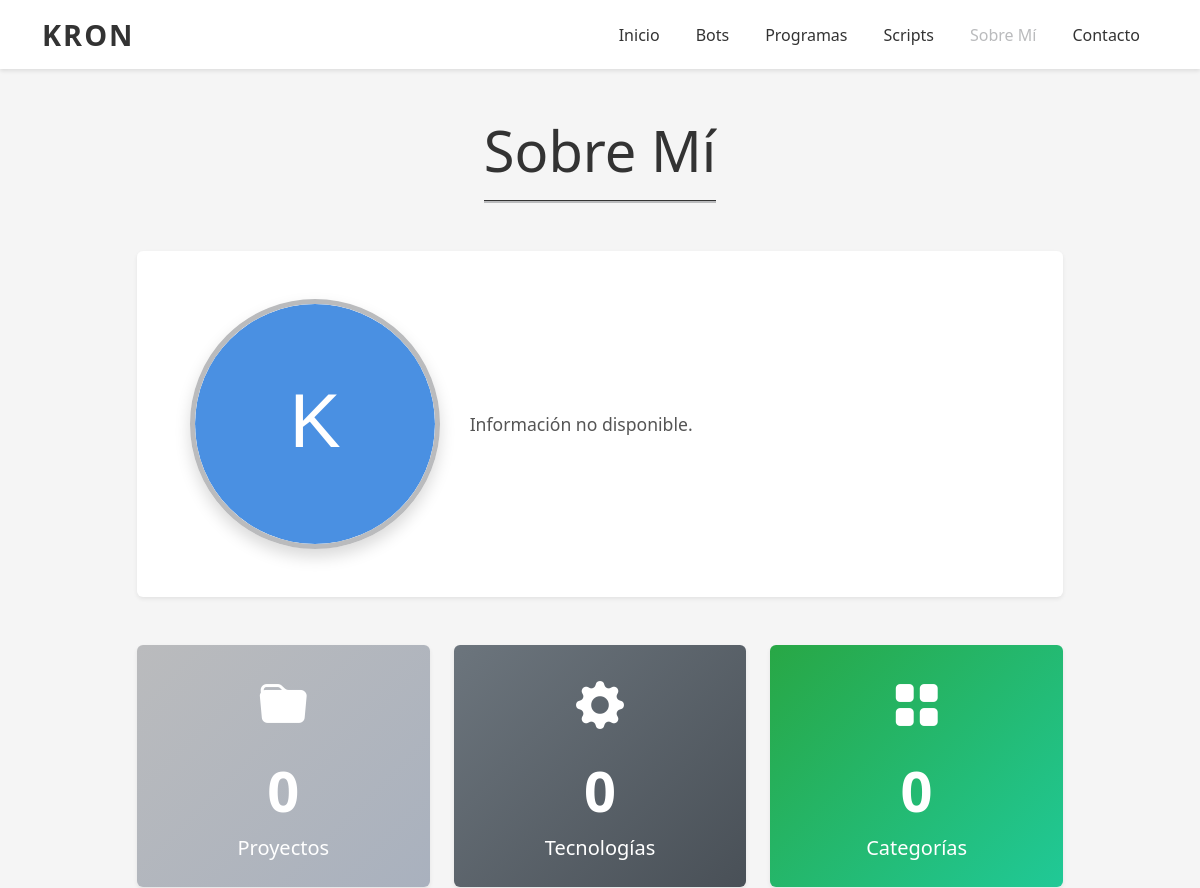
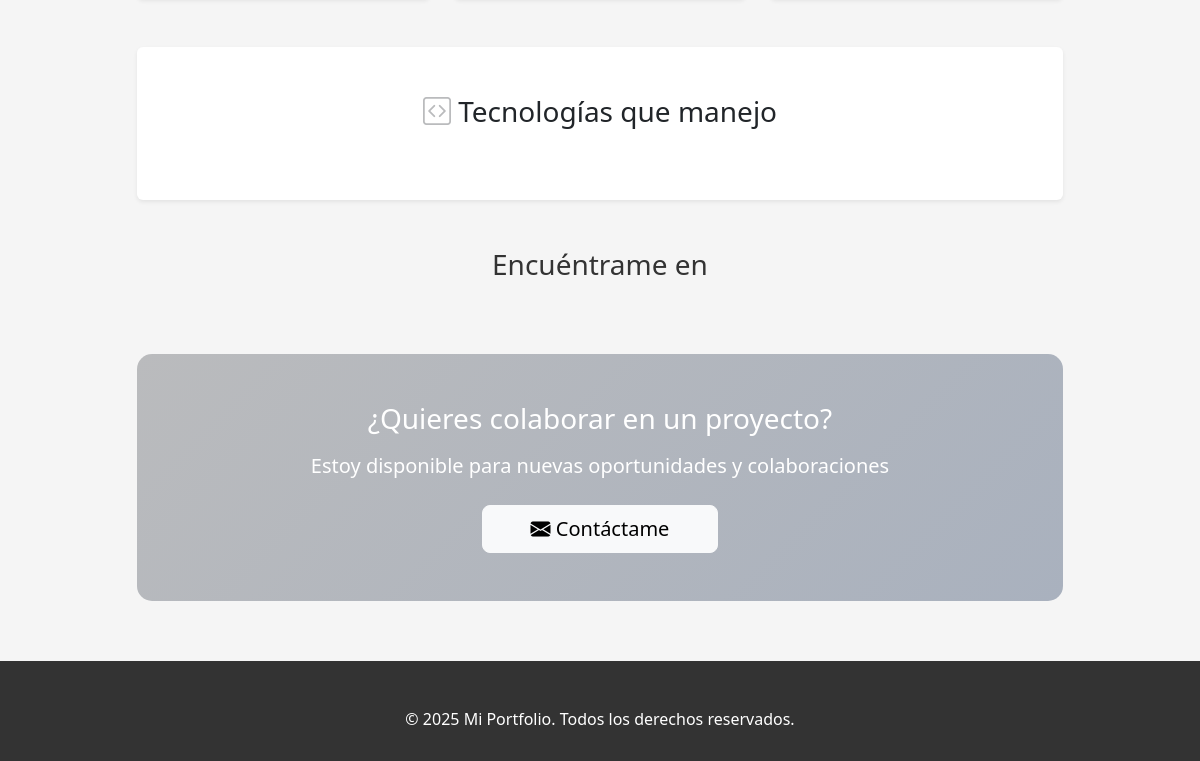
/sobre-mi.php, run on an earlier commit of the app's database (2 pictures, top to bottom).
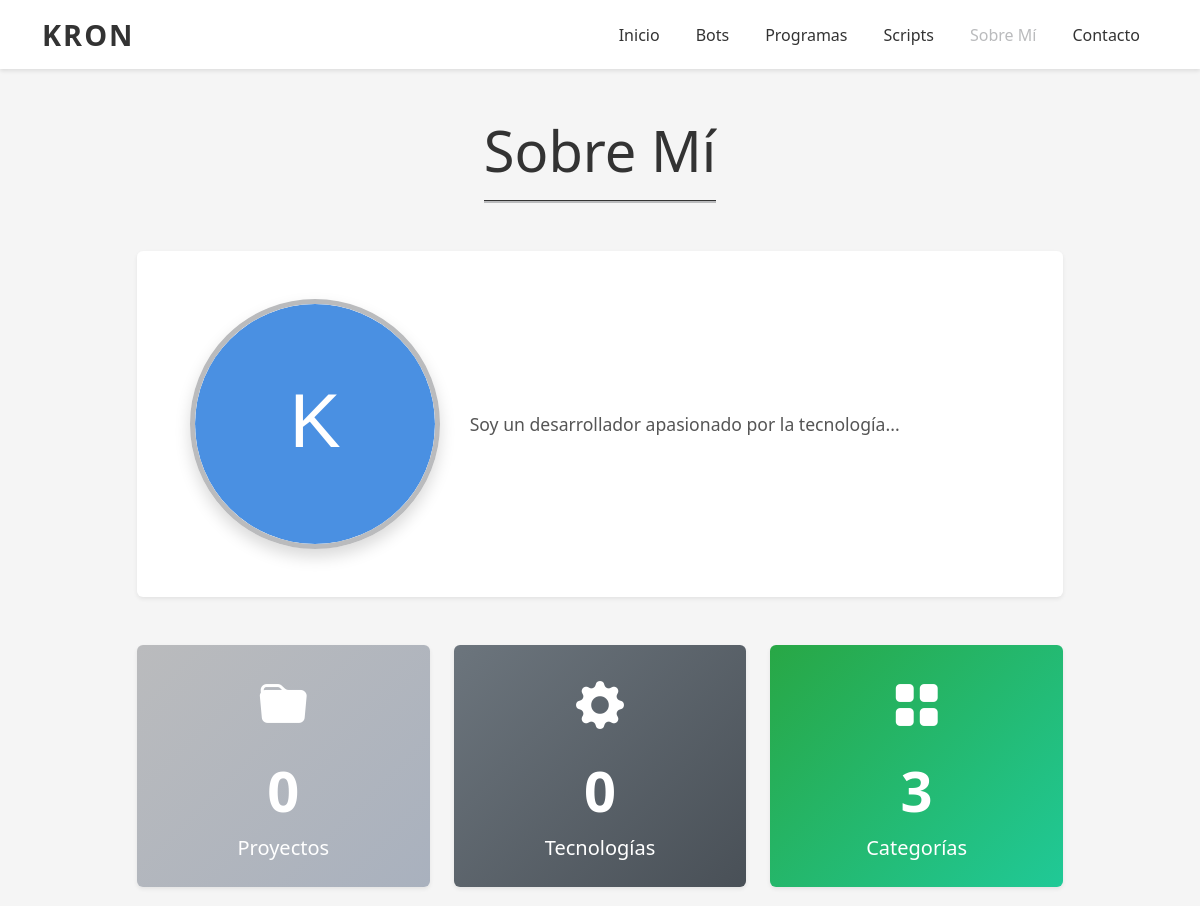
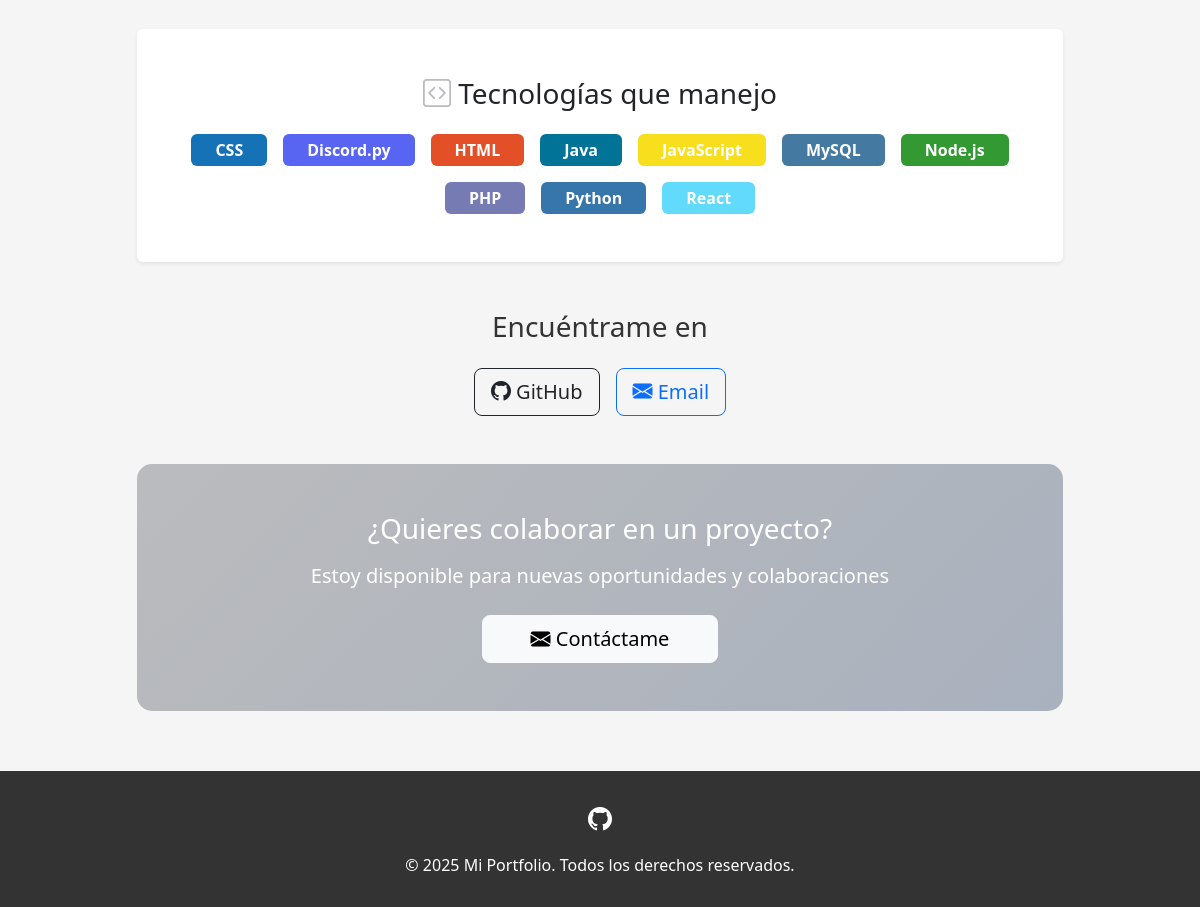
And on a later commit of the database (2 pictures, top to bottom).
### tables this page shows
CREATE TABLE tecnologias (
    id INT AUTO_INCREMENT PRIMARY KEY,
    nombre VARCHAR(50) NOT NULL UNIQUE,
    icono VARCHAR(255),
    color VARCHAR(7)
);

### includes/conexion.php (called while the page is built, shortened)
<?php
$conn = new mysqli(DB_HOST, DB_USER, DB_PASS, DB_NAME);
$conn->set_charset("utf8mb4");
function obtener_config($clave) {
    global $conn;
    $stmt = $conn->prepare("SELECT valor FROM configuracion WHERE clave = ?");
    $stmt->bind_param("s", $clave);
    $stmt->execute();
    $resultado = $stmt->get_result();
    if ($row = $resultado->fetch_assoc()) {
        return $row['valor'];
    }
    return null;
}
?>

### sobre-mi.php (the view, shortened to what the changed rows need)
<?php
require_once 'includes/header.php';
$sobre_mi_titulo = obtener_config('sobre_mi_titulo') ?? 'Sobre Mí';
$sobre_mi_contenido = obtener_config('sobre_mi_contenido') ?? 'Información no disponible.';
$email_contacto = obtener_config('email_contacto');
$total_proyectos_query = $conn->query("SELECT COUNT(*) as total FROM proyectos WHERE activo = TRUE");
$total_proyectos = $total_proyectos_query->fetch_assoc()['total'];
$total_tecnologias_query = $conn->query("SELECT COUNT(DISTINCT tecnologia_id) as total FROM proyectos_tecnologias");
$total_tecnologias = $total_tecnologias_query->fetch_assoc()['total'];
$total_categorias_query = $conn->query("SELECT COUNT(*) as total FROM categorias");
$total_categorias = $total_categorias_query->fetch_assoc()['total'];
?>
<div class="container my-5">
    <div class="row justify-content-center">
        <div class="col-lg-10">
            <div class="text-center mb-5">
                <h1 class="display-4"><?php echo htmlspecialchars($sobre_mi_titulo); ?></h1>
            </div>
            <div class="card shadow-sm border-0 mb-5">
                <div class="card-body p-5">
                    <div class="row align-items-center">
                        <div class="col-md-8">
                            <div class="sobre-mi-content" style="font-size: 1.1rem; line-height: 1.8; color: #555;">
                                <?php echo nl2br(htmlspecialchars($sobre_mi_contenido)); ?>
                            </div>
                        </div>
                    </div>
                </div>
            </div>
            <div class="row g-4 mb-5">
                <div class="col-md-4">
                    <div class="card text-center shadow-sm border-0 h-100" style="background: linear-gradient(135deg, var(--primary-blue), var(--dark-blue)); color: white;">
                        <div class="card-body py-4">
                            <h2 class="display-4 fw-bold mt-3"><?php echo $total_proyectos; ?></h2>
                        </div>
                    </div>
                </div>
                <div class="col-md-4">
                    <div class="card text-center shadow-sm border-0 h-100" style="background: linear-gradient(135deg, #6c757d, #495057); color: white;">
                        <div class="card-body py-4">
                            <h2 class="display-4 fw-bold mt-3"><?php echo $total_tecnologias; ?></h2>
                        </div>
                    </div>
                </div>
                <div class="col-md-4">
                    <div class="card text-center shadow-sm border-0 h-100" style="background: linear-gradient(135deg, #28a745, #20c997); color: white;">
                        <div class="card-body py-4">
                            <i class="bi bi-grid-fill" style="font-size: 3rem;"></i>
                            <h2 class="display-4 fw-bold mt-3"><?php echo $total_categorias; ?></h2>
                            <p class="lead mb-0">Categorías</p>
                        </div>
                    </div>
                </div>
            </div>
            <div class="card shadow-sm border-0 mb-5">
                <div class="card-body p-5">
                    <div class="d-flex flex-wrap justify-content-center gap-3">
                        <?php
                        $tecnologias_query = $conn->query("SELECT nombre, color FROM tecnologias ORDER BY nombre");
                        while ($tech = $tecnologias_query->fetch_assoc()):
                        ?>
                            <span class="badge px-4 py-2" style="background-color: <?php echo $tech['color']; ?>; font-size: 1rem;">
                                <?php echo htmlspecialchars($tech['nombre']); ?>
                            </span>
                        <?php endwhile; ?>
                    </div>
                </div>
            </div>
            <div class="text-center mb-5">
                <div class="d-flex justify-content-center gap-3">
                    <?php if ($github_url): ?>
                        <a href="<?php echo htmlspecialchars($github_url); ?>"
                           target="_blank"
                           class="btn btn-outline-dark btn-lg">
                            <i class="bi bi-github"></i> GitHub
                        </a>
                    <?php endif; ?>
                    <?php if ($email_contacto): ?>
                        <a href="mailto:<?php echo htmlspecialchars($email_contacto); ?>"
                           class="btn btn-outline-primary btn-lg">
                            <i class="bi bi-envelope-fill"></i> Email
                        </a>
                    <?php endif; ?>
                </div>
            </div>
        </div>
    </div>
</div>
<footer class="footer">
    <div class="container text-center">
        <div class="social-links mb-3">
            <?php if ($github_url): ?>
                <a href="<?php echo htmlspecialchars($github_url); ?>" target="_blank">
                    <i class="bi bi-github"></i>
                </a>
            <?php endif; ?>
        </div>
    </div>
</footer>
</body>
</html>

What changed in the data, as far as the page shows it:
added tecnologias: nombre "CSS"
added tecnologias: nombre "Discord.py"
added tecnologias: nombre "HTML"
added tecnologias: nombre "Java"
added tecnologias: nombre "JavaScript"
added tecnologias: nombre "MySQL"
added tecnologias: nombre "Node.js"
added tecnologias: nombre "PHP"
added tecnologias: nombre "Python"
added tecnologias: nombre "React"
Also different on the page:
$sobre_mi_contenido: "Información no disponible." → "Soy un desarrollador apasionado por la tecnología..."
$total_categorias: "0" → "3"
text now shown: "GitHub Email"
